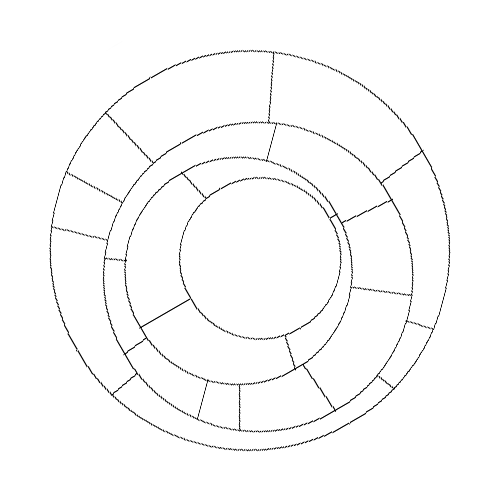
#> input picture image_processing_projects/pictures/made_1_1.png, 500 x 500 px, found by its file name
$ python binaryfilter.py
#> lines starting #> are read from the running program, lines starting #| are printed output that depends on the picture; after the words box and inside, x2 and y2 are one past the last pixel; in counts of white or black regions, pixels touching at a corner belong together

import cv2
import numpy as np
from matplotlib import pyplot as plt


class PUF:
    def setdata(self, x, y, r, img):
        self.x = x#self 는 circ 를 의미
        self.y = y
        self.r = r
        self.img = img
    def findCp (self,img,x,y,r) :
        a = self.findTp(img,x,y,r)
        b = self.findBp(img,x,y,r)
        vector1 = np.array(a)
        vector2 = np.array(b)
        vector3 = np.array(self.findLp(img,x,y,r))
        vector4 = np.array(self.findRp(img,x,y,r))
        sum_vector = vector1 + vector2 +vector3 + vector4
        c = int((b[1]-a[1])/2)
        self.x = int(sum_vector[0]/4)
        self.y = int(sum_vector[1]/4)
        self.r = c


    def findTp (self,img,x,y,r) :
        xcor = 10
        ycor = 10
        while xcor > 0 :
            if img[xcor,ycor] == 0:
                if pow(xcor-x,2) + pow(ycor-y,2) > 0.95*pow(r,2):
                    if xcor<490 :
                        xcor = xcor+1
                        continue
                    else :
                        xcor = 10
                        ycor = ycor + 1
                        continue
                else:
                    print(xcor,ycor,img[xcor,ycor])
                    return ([xcor,ycor])
                    break
            elif xcor<490 :
                xcor = xcor+1
            else :
                xcor = 10
                ycor = ycor + 1
    def findBp (self,img,x,y,r) :
        xcor = 490
        ycor = 490
        while xcor > 0 :
            if img[xcor,ycor] == 0:
                if pow(xcor-x,2) + pow(ycor-y,2) > 0.95*pow(r,2):
                    if xcor > 10 :
                        xcor = xcor - 1
                        continue
                    else :
                        xcor = 490
                        ycor = ycor - 1
                        continue
                else:
                    print(xcor,ycor,img[xcor,ycor])
                    return ([xcor,ycor])
                    break
            elif xcor > 10 :
                xcor = xcor - 1
            else :
                xcor = 490
                ycor = ycor - 1
    def findLp (self,img,x,y,r) :
        xcor = 10
        ycor = 10
        while xcor > 0 :
            if img[xcor,ycor] == 0:
                if pow(xcor-x,2) + pow(ycor-y,2) > 0.95*pow(r,2):
                    if ycor<490 :
                        ycor = ycor+1
                        continue
                    else :
                        ycor = 10
                        xcor = xcor + 1
                        continue
                else:
                    print(xcor,ycor,img[xcor,ycor])
                    return ([xcor,ycor])
                    break
            elif ycor<490 :
                ycor = ycor+1
            else :
                ycor = 10
                xcor = xcor + 1
    def findRp (self,img,x,y,r) :
        xcor = 490
        ycor = 490
        while xcor > 0 :
            if img[xcor,ycor] == 0:
                if pow(xcor-x,2) + pow(ycor-y,2) > 0.95*pow(r,2):
                    if ycor > 10 :
                        ycor = ycor - 1
                        continue
                    else :
                        ycor = 490
                        xcor = xcor - 1
                        continue
                else:
                    print(xcor,ycor,img[xcor,ycor])
                    return ([xcor,ycor])
                    break
            elif ycor > 10 :
                ycor = ycor - 1
            else :
                ycor = 490
                xcor = xcor - 1
    def drawcircle(self,img):
        self.findCp(img,250,250,300)
        cv2.circle(img,(self.x,self.y),2,(0,255,0),3)#cv2.circle(img, center, radian, color, thickness)
        cv2.circle(img,(self.x,self.y),self.r,(35,56,56),3)
        print(self.x,self.y,self.r)
#if pow(xcor,2) + pow(ycor,2) > pow(r,2):


img = cv2.imread('made_1_1.png',0)
#> img is the input picture: shape (500, 500); min 0, max 255, mean 250.5
ret,thresh1 = cv2.threshold(img,170,255,cv2.THRESH_BINARY)
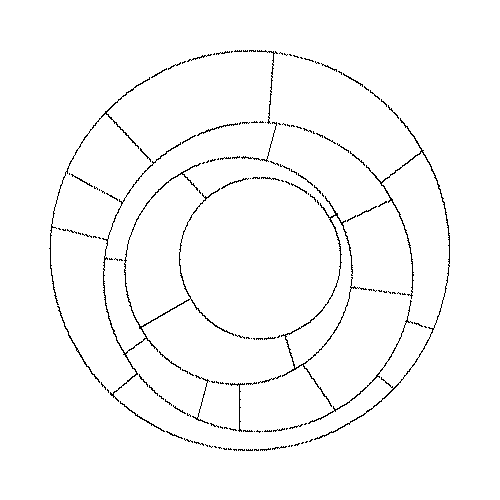
#> thresh1: shape (500, 500); 97.8% white; black in thin lines or dots, all inside (x1, y1, x2, y2) = (49, 50, 450, 451)
'''
ret,thresh2 = cv2.threshold(img,127,255,cv2.THRESH_BINARY_INV)
ret,thresh3 = cv2.threshold(img,127,255,cv2.THRESH_TRUNC)
ret,thresh4 = cv2.threshold(img,127,255,cv2.THRESH_TOZERO)
ret,thresh5 = cv2.threshold(img,127,255,cv2.THRESH_TOZERO_INV)
'''
titles = ['Original Image','BINARY']
images = [img, thresh1]
print(thresh1[10,10])
#| 255

'''
while xcor > 0 :
    if thresh1[xcor,ycor] == 0:
        print(xcor,ycor,thresh1[xcor,ycor])
        break
    elif xcor<490 :
        xcor = xcor+1
    else :
        xcor = 10
        ycor = ycor + 1
'''
PUF1 = PUF()
PUF1.drawcircle(thresh1)
#> after the loop in findTp, `while xcor > 0 :`: ycor = 49
#> in findCp, `a = self.findTp(img,x,y,r)`: a = [248, 49]
#> after the loop in findBp, `while xcor > 0 :`: ycor = 449
#> in findCp, `b = self.findBp(img,x,y,r)`: b = [266, 449]
#> in findCp, `vector1 = np.array(a)`: vector1 = [248, 49]
#> in findCp, `vector2 = np.array(b)`: vector2 = [266, 449]
#> after the loop in findLp, `while xcor > 0 :`: xcor = 50
#> in findCp, `vector3 = np.array(self.findLp(img,x,y,r))`: vector3 = [50, 235]
#> after the loop in findRp, `while xcor > 0 :`: xcor = 450
#> in findCp, `vector4 = np.array(self.findRp(img,x,y,r))`: vector4 = [450, 266]
#> in findCp, `sum_vector = vector1 + vector2 +vector3 + vector4`: sum_vector = [1014, 999]
#> in findCp, `c = int((b[1]-a[1])/2)`: c = 200
#> in findCp, `self.x = int(sum_vector[0]/4)`: self.x = 253
#> in findCp, `self.y = int(sum_vector[1]/4)`: self.y = 249
#> in findCp, `self.r = c`: self.r = 200
#> in drawcircle, `cv2.circle(img,(self.x,self.y),self.r,(35,56,56),3)`:
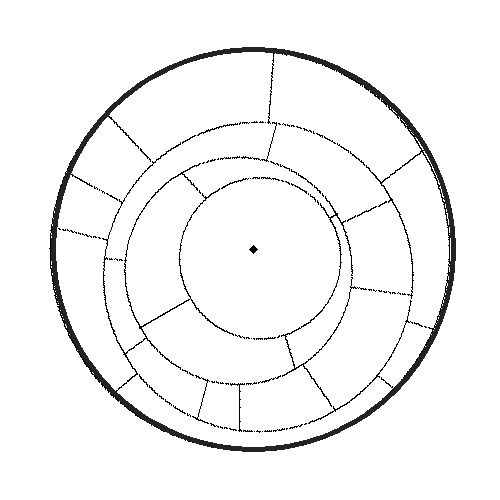
#> img: shape (500, 500); min 0, max 255, mean 244.6
#| 253 249 200


for i in range(2):
    #plt.subplot(1,2,i+1),plt.imshow(images[i],'gray')
    plt.subplot(1,2,i+1),plt.imshow(images[i])
    plt.title(titles[i])
    plt.xticks([]),plt.yticks([])

plt.show()
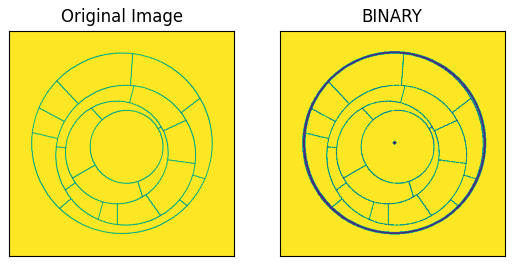
#> figure drawn by matplotlib, 2 panels
